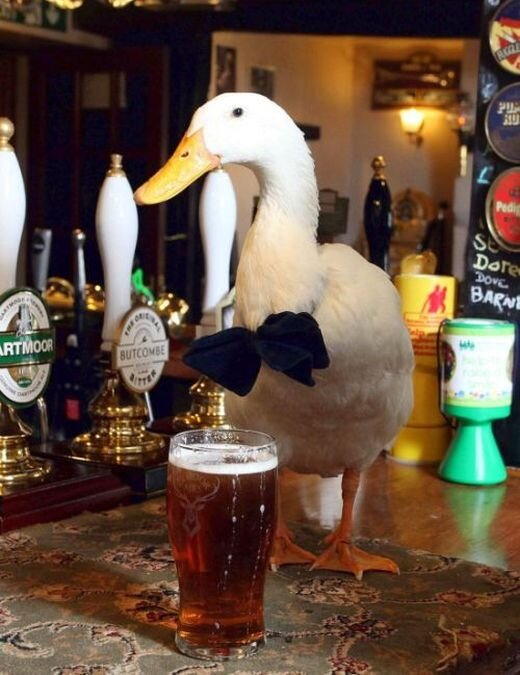
//> input picture 18.02.2025/duck_and_beer.jfif, 520 x 675 px
$ ./1   (built with g++ and OpenCV 4)
//> lines starting //> are read from the running program, lines starting //| are printed output that depends on the picture; after the words box and inside, x2 and y2 are one past the last pixel; in counts of white or black regions, pixels touching at a corner belong together
#include <opencv2/opencv.hpp>
#include <iostream>

int main() {
    // Загружаем изображение
    cv::Mat src = cv::imread("C:/Users/gilyo/duck_and_beer.jfif");
//> src is the input picture: 675 rows x 520 cols, CV_8UC3; mean B, G, R 64.6, 79.7, 101.1
    if (src.empty()) {
        std::cerr << "Ошибка: не удалось загрузить изображение!" << std::endl;
        return -1;
    }

    // Преобразуем изображение в HSV
    cv::Mat hsv;
    cv::cvtColor(src, hsv, cv::COLOR_BGR2HSV);
//> hsv: 675 rows x 520 cols, CV_8UC3; mean H, S, V 49.2, 138.4, 105.8

    // Определяем диапазон цвета (жёлтый)
    cv::Scalar lower_yellow(20, 100, 100);
    cv::Scalar upper_yellow(30, 255, 255);

    // Создаём бинарную маску
    cv::Mat mask;
    cv::inRange(hsv, lower_yellow, upper_yellow, mask);
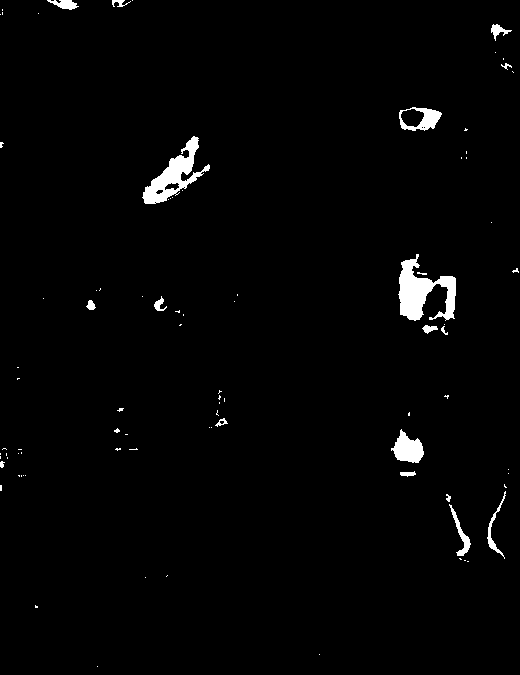
//> mask: 675 rows x 520 cols, CV_8UC1; 1.8% white; 88 white regions (70 under 20 px), largest, box (x1, y1, x2, y2) and area: (398, 254, 456, 321) 1907, (142, 136, 210, 204) 1552, (391, 429, 424, 463) 667

    // Применяем маску к оригинальному изображению
    cv::Mat result;
    cv::bitwise_and(src, src, result, mask);
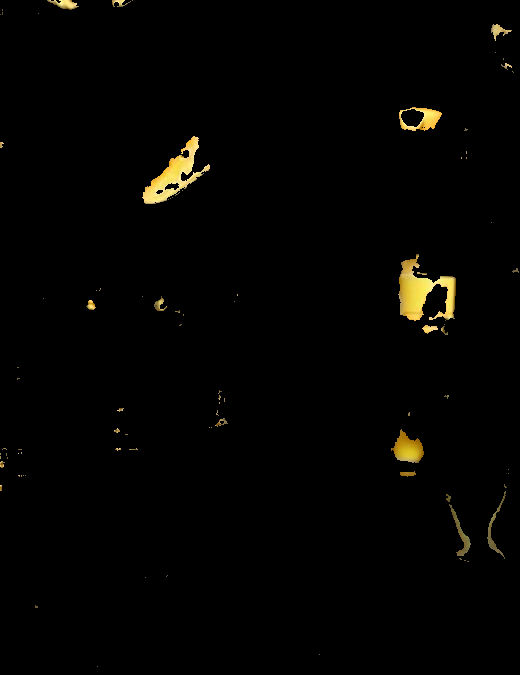
//> result: 675 rows x 520 cols, CV_8UC3; mean B, G, R 1.5, 3.2, 3.7

    // Отображаем результаты
    cv::imshow("Оригинал", src);
    cv::imshow("Маска", mask);
    cv::imshow("Результат", result);

    cv::waitKey(0);
    return 0;
}

$ run again, with 18.02.2025/1_результат.jpg saved as 18.02.2025/duck_and_beer.jfif
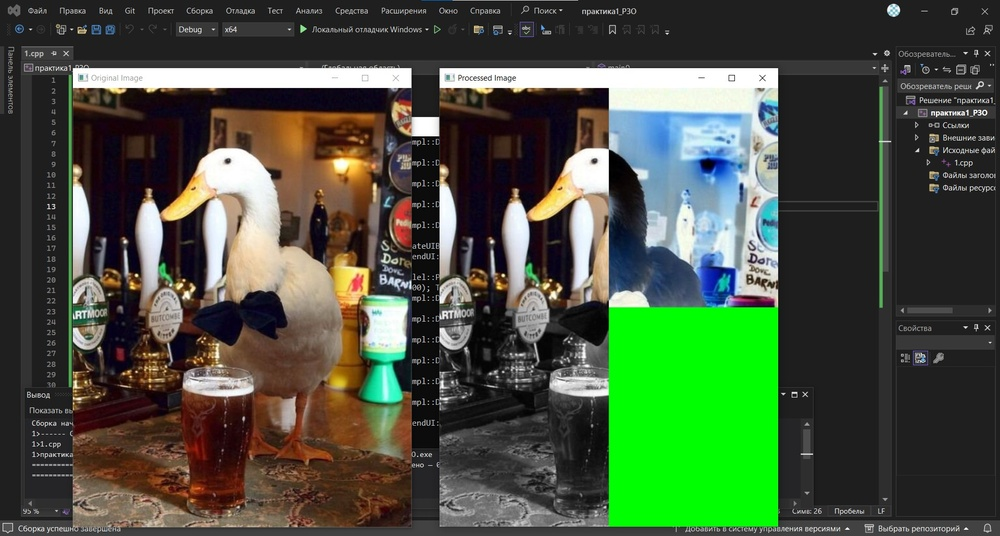
//> input picture 18.02.2025/1_результат.jpg, 1000 x 536 px, shrunk from 1920 x 1030 before the run
//> src is the input picture: 536 rows x 1000 cols, CV_8UC3; mean B, G, R 63.5, 84.2, 71.2
//> hsv: 536 rows x 1000 cols, CV_8UC3; mean H, S, V 39.9, 74.7, 94.5
//> `cv::inRange(hsv, lower_yellow, upper_yellow, mask);`:
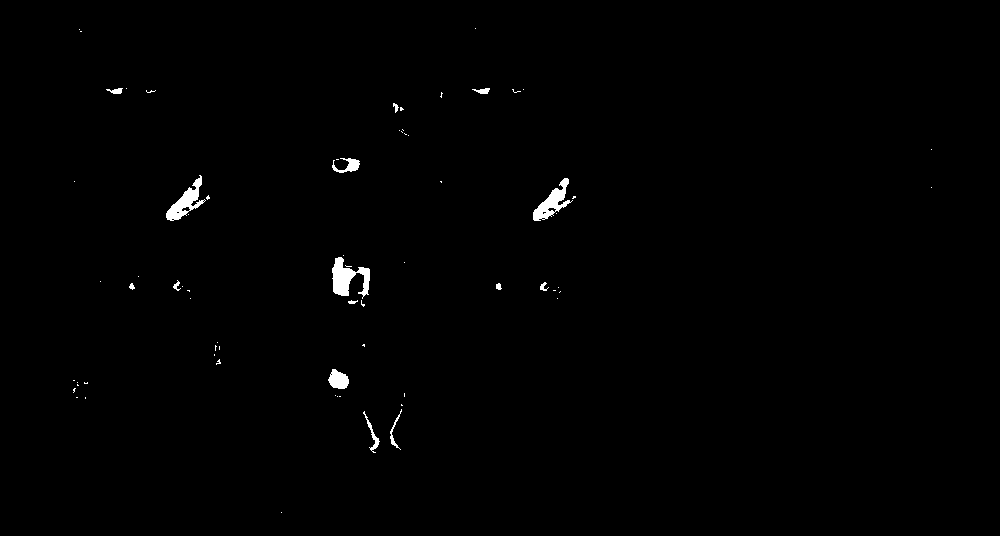
//> mask: 536 rows x 1000 cols, CV_8UC1; 0.63% white; 70 white regions (55 under 20 px), largest, box (x1, y1, x2, y2) and area: (332, 257, 370, 299) 802, (166, 175, 206, 221) 656, (533, 178, 573, 221) 650

$ run again, with 18.02.2025/2_результат.jpg saved as 18.02.2025/duck_and_beer.jfif
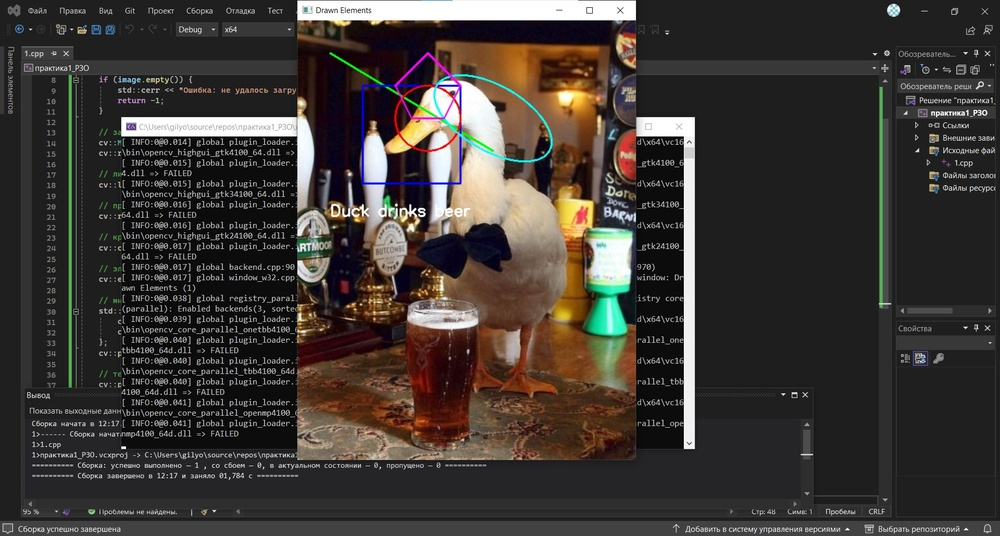
//> input picture 18.02.2025/2_результат.jpg, 1000 x 536 px, shrunk from 1920 x 1029 before the run
//> src is the input picture: 536 rows x 1000 cols, CV_8UC3; mean B, G, R 52.6, 56.6, 62
//> hsv: 536 rows x 1000 cols, CV_8UC3; mean H, S, V 39.2, 49, 64.7
//> `cv::inRange(hsv, lower_yellow, upper_yellow, mask);`:
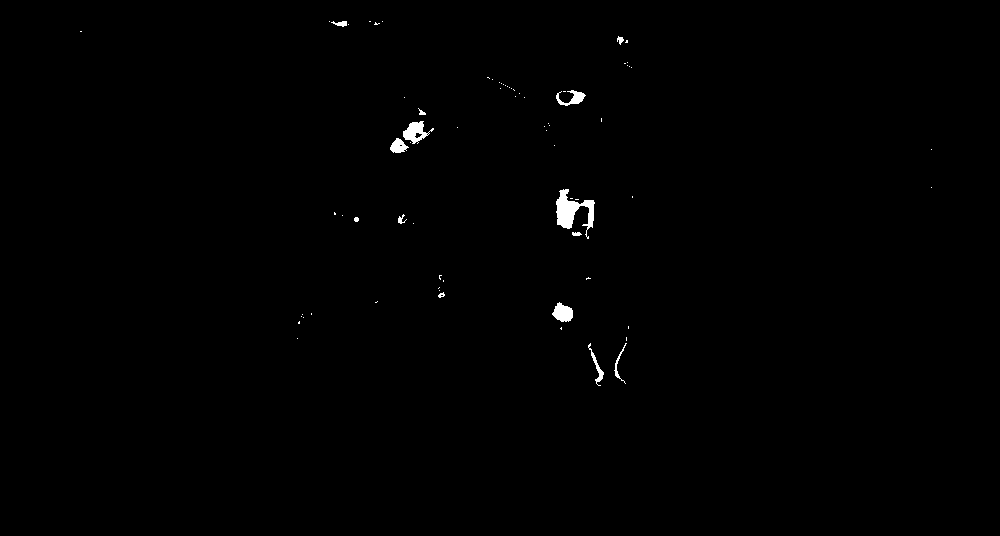
//> mask: 536 rows x 1000 cols, CV_8UC1; 0.45% white; 73 white regions (59 under 20 px), largest, box (x1, y1, x2, y2) and area: (556, 189, 595, 239) 810, (403, 121, 434, 144) 348, (552, 302, 573, 322) 285
